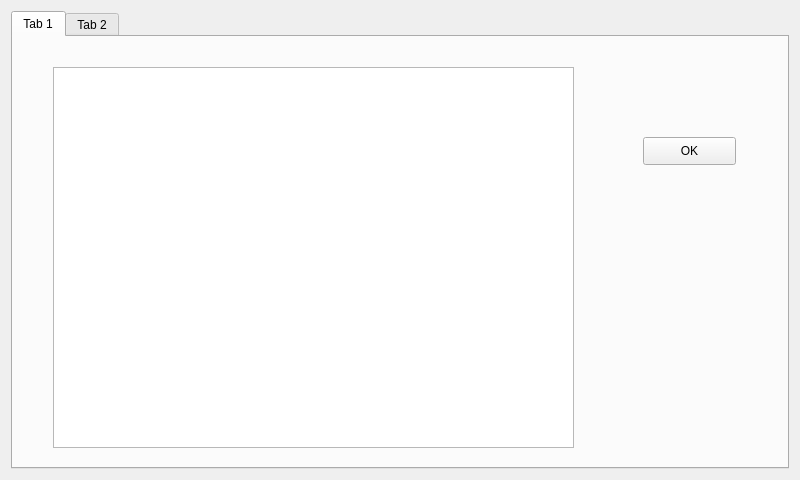
<?xml version="1.0" encoding="UTF-8"?>
<ui version="4.0">
 <class>MainWindow</class>
 <widget class="QMainWindow" name="MainWindow">
  <property name="geometry">
   <rect>
    <x>0</x>
    <y>0</y>
    <width>800</width>
    <height>480</height>
   </rect>
  </property>
  <property name="windowTitle">
   <string>MainWindow</string>
  </property>
  <widget class="QWidget" name="centralWidget">
   <layout class="QGridLayout" name="gridLayout">
    <item row="0" column="0">
     <widget class="QTabWidget" name="tabWidget">
      <widget class="QWidget" name="tab">
       <attribute name="title">
        <string>Tab 1</string>
       </attribute>
       <widget class="QPushButton" name="OKpushButton">
        <property name="geometry">
         <rect>
          <x>630</x>
          <y>100</y>
          <width>93</width>
          <height>28</height>
         </rect>
        </property>
        <property name="text">
         <string>OK</string>
        </property>
       </widget>
       <widget class="QTextEdit" name="textEdit">
        <property name="geometry">
         <rect>
          <x>40</x>
          <y>30</y>
          <width>521</width>
          <height>381</height>
         </rect>
        </property>
       </widget>
      </widget>
      <widget class="QWidget" name="tab_2">
       <attribute name="title">
        <string>Tab 2</string>
       </attribute>
      </widget>
     </widget>
    </item>
   </layout>
  </widget>
 </widget>
 <layoutdefault spacing="6" margin="11"/>
 <resources/>
 <connections/>
</ui>
